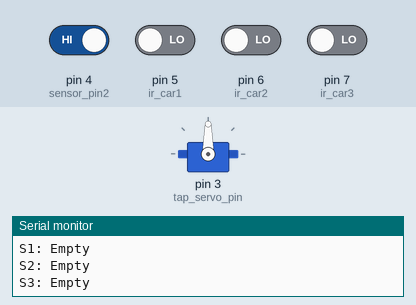
Simulated run of this sketch. Board: Arduino Uno, built with avr-gcc and run on an emulated ATmega328P. On the bench: servo, the last lines printed to the serial monitor. Inputs (shaded band) come from the test bench; at power-on: pin 4 (sensor_pin2) HIGH, pin 5 (ir_car1), pin 6 (ir_car2), pin 7 (ir_car3) LOW.

Above: at 3.8 s.
3.9 s: pin 4 (sensor_pin2) driven LOW
At 5.1 s:
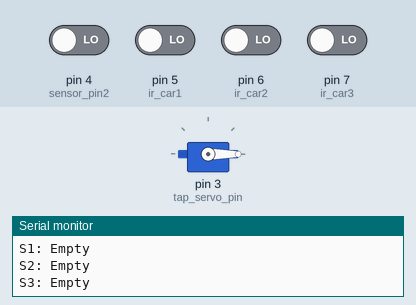
9.0 s: pin 4 (sensor_pin2) driven HIGH
At 9.8 s:
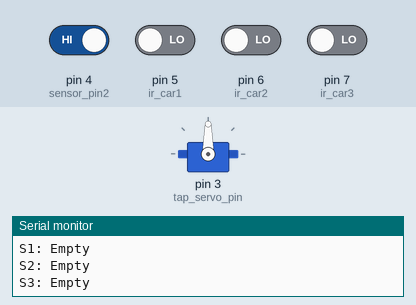
Timing chart, 0 to 12.0 s (numbered marks = the images above; inputs shaded):
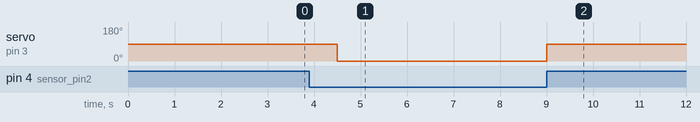

Measured:
- after the input at 3.9 s, servo on pin 3 (tap_servo_pin): 90° → 0° after 0.60 s
- after the input at 9.0 s, servo on pin 3 (tap_servo_pin): 0° → 90° at once

The sketch:

car_park.ino
```cpp
#include <Servo.h>

Servo tap_servo;

int sensor_pin1 = 1;
int sensor_pin2 = 4;

int ir_car1 = 5;
int ir_car2 = 6;
int ir_car3 = 7;

int tap_servo_pin = 3;

int S1 = 0, S2 = 0, S3 = 0;
int slot = 3;

void setup() {
  pinMode(sensor_pin1, INPUT);
  pinMode(sensor_pin2, INPUT);
  pinMode(ir_car1, INPUT);
  pinMode(ir_car2, INPUT);
  pinMode(ir_car3, INPUT);

  tap_servo.attach(tap_servo_pin);

  Serial.begin(9600);
}

void loop() {
  int val1 = digitalRead(sensor_pin1);
  int val2 = digitalRead(sensor_pin2);

  if (val1 == 0 && val2 == 0) {
    tap_servo.write(0);
  } else if (val1 == 1 && val2 == 0) {
    tap_servo.write(90);
    slot++;
  } else if (val1 == 0 && val2 == 1) {
    tap_servo.write(90);
    slot--;
  } else if (val1 == 1 && val2 == 1) {
    tap_servo.write(0);
  }

  updateParkingStatus();

  Serial.print("Slot: ");
  Serial.println(slot);
  Serial.print("S1: ");
  Serial.println(S1 == 1 ? "Fill" : "Empty");
  Serial.print("S2: ");
  Serial.println(S2 == 1 ? "Fill" : "Empty");
  Serial.print("S3: ");
  Serial.println(S3 == 1 ? "Fill" : "Empty");

  if (S1 == 1 && S2 == 1 && S3 == 1) {
    Serial.println("Sorry, Parking Full");
  }

  delay(1500);
}

void updateParkingStatus() {
  S1 = digitalRead(ir_car1);
  S2 = digitalRead(ir_car2);
  S3 = digitalRead(ir_car3);
}
```
